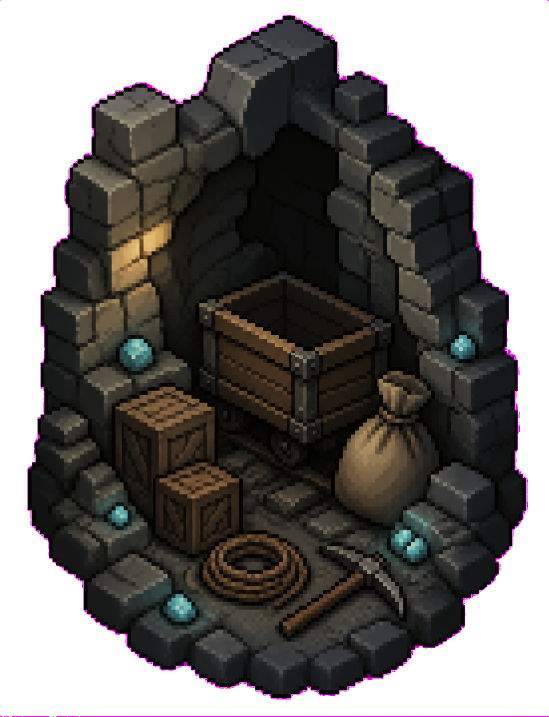
#> input picture dev_assets/source_images/rogue_supply/supply_tableau_approved_alpha.png, 1098 x 1433 px (shown at 1/2 size)
$ python process_rogue_supply_assets.py
#> lines starting #> are read from the running program, lines starting #| are printed output that depends on the picture; after the words box and inside, x2 and y2 are one past the last pixel; in counts of white or black regions, pixels touching at a corner belong together
#!/usr/bin/env python3
"""Deterministically build the Rogue supply-node production textures.

The native-transparent ImageGen sources are retained under dev_assets. The
production assets intentionally use a small logical canvas and nearest-neighbour
upscale so the result stays chunky instead of drifting back toward dense UI art.
"""

from __future__ import annotations

import hashlib
import json
from pathlib import Path

from PIL import Image


PROJECT_ROOT = Path(__file__).resolve().parents[1]
SOURCE_DIR = PROJECT_ROOT / "dev_assets/source_images/rogue_supply"
REPORT_PATH = PROJECT_ROOT / "dev_tools/output/rogue_supply/asset_manifest.json"
SUPPLY_TEXTURE_DIR = PROJECT_ROOT / "resources/texture/rogue_route/supply"
COLLECTIBLE_TEXTURE_DIR = PROJECT_ROOT / "resources/texture/collectibles"

PANEL_LOGICAL_SIZE = (130, 37)
PANEL_SIZE = (520, 148)
TABLEAU_LOGICAL_SIZE = (122, 159)
TABLEAU_SIZE = (366, 478)


def _sha256(path: Path) -> str:
    digest = hashlib.sha256()
    with path.open("rb") as handle:
        for chunk in iter(lambda: handle.read(1024 * 1024), b""):
            digest.update(chunk)
    return digest.hexdigest()


def _normalize_alpha(image: Image.Image) -> Image.Image:
    rgba = image.convert("RGBA")
    cleaned: list[tuple[int, int, int, int]] = []
    for red, green, blue, alpha in rgba.getdata():
        if alpha < 127:
            cleaned.append((0, 0, 0, 0))
        else:
            cleaned.append((red, green, blue, 255))
    rgba.putdata(cleaned)
    return rgba


def _load_transparent(path: Path) -> Image.Image:
    image = Image.open(path).convert("RGBA")
#> image is the input picture: PIL image 1098x1433 RGBA; mean R, G, B, A 29.3, 26.1, 24.1, 166.1
    if image.getchannel("A").getextrema()[0] == 255:
        raise ValueError(f"ImageGen source must have a native transparent background: {path}")
    return _normalize_alpha(image)
#> the loop in _normalize_alpha, `for red, green, blue, alpha in rgba.getdata():` made 1573434 passes
#> (red, green, blue, alpha) on passes 1 to 3: (240, 16, 238, 255), (248, 13, 246, 255), (0, 0, 0, 0)
#> after the loop in _normalize_alpha, `for red, green, blue, alpha in rgba.getdata():`: cleaned = 1573434 items


def _quantize_rgb(image: Image.Image, color_count: int) -> Image.Image:
    return image.convert("RGB").quantize(
        colors=color_count,
        method=Image.Quantize.MEDIANCUT,
        dither=Image.Dither.NONE,
    ).convert("RGB")


def _quantize_rgba(image: Image.Image, color_count: int) -> Image.Image:
    source = _normalize_alpha(image)
    alpha = source.getchannel("A")
    quantized = _quantize_rgb(source, color_count).convert("RGBA")
    quantized.putalpha(alpha)
    return _normalize_alpha(quantized)


def _fit_alpha_subject(
    image: Image.Image,
    canvas_size: tuple[int, int],
    padding: int,
) -> Image.Image:
#> called with canvas_size = (122, 159), padding = 3
    source = _normalize_alpha(image)
#> the loop in _normalize_alpha (call 2), `for red, green, blue, alpha in rgba.getdata():` made 1573434 passes
    bbox = source.getchannel("A").getbbox()
#> bbox = (0, 0, 1098, 1433)
    if bbox is None:
        raise ValueError("transparent source has no subject")
    subject = source.crop(bbox)
    available_width = canvas_size[0] - padding * 2
    available_height = canvas_size[1] - padding * 2
    fit_scale = min(
        available_width / subject.width,
        available_height / subject.height,
    )
#> fit_scale = 0.106
    fitted_size = (
        max(1, round(subject.width * fit_scale)),
        max(1, round(subject.height * fit_scale)),
    )
#> fitted_size = (116, 151)
    subject = subject.resize(fitted_size, Image.Resampling.NEAREST)
    canvas = Image.new("RGBA", canvas_size, (0, 0, 0, 0))
#> canvas: PIL image 122x159 RGBA; every value is 0
    canvas.alpha_composite(
        subject,
        (
            (canvas_size[0] - subject.width) // 2,
            (canvas_size[1] - subject.height) // 2,
        ),
    )
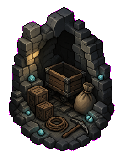
#> canvas: PIL image 122x159 RGBA; mean R, G, B, A 26.2, 23.7, 21.6, 149.7; transparent parts drawn white
    return canvas


def _build_tableau() -> Path:
    source_path = SOURCE_DIR / "supply_tableau_approved_alpha.png"
    source = _load_transparent(source_path)
    if source.size != (1098, 1433):
        raise ValueError(f"unexpected tableau source size: {source.size}")
    logical = _fit_alpha_subject(source, TABLEAU_LOGICAL_SIZE, padding=3)
    logical = _quantize_rgba(logical, color_count=20)
#> in _quantize_rgba, `alpha = source.getchannel("A")`:
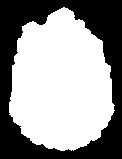
#> alpha: PIL image 122x159 L; 58.7% white; 1 black region, box (x1, y1, x2, y2) and area: (0, 0, 122, 159) 8007
#> in _quantize_rgba, `quantized.putalpha(alpha)`:
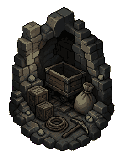
#> quantized: PIL image 122x159 RGBA; mean R, G, B, A 25.2, 23.8, 20.9, 149.7; transparent parts drawn white
    scaled = logical.resize((366, 477), Image.Resampling.NEAREST)
    canvas = Image.new("RGBA", TABLEAU_SIZE, (0, 0, 0, 0))
#> canvas: PIL image 366x478 RGBA; every value is 0
    canvas.alpha_composite(scaled, (0, 0))

    output_path = SUPPLY_TEXTURE_DIR / "supply_tableau.png"
    canvas.save(output_path, optimize=False)
    return output_path


def _build_panel() -> Path:
    source_path = SOURCE_DIR / "supply_choice_panel_shared_alpha.png"
    source = _load_transparent(source_path)
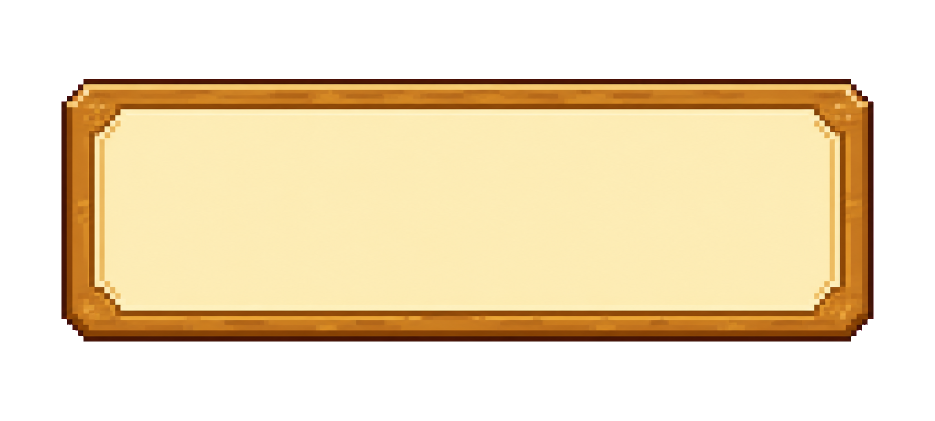
#> input picture dev_assets/source_images/rogue_supply/supply_choice_panel_shared_alpha.png, 1870 x 841 px (shown at 1/2 size)
#> in _load_transparent, image is the input picture: PIL image 1870x841 RGBA; mean R, G, B, A 122.2, 104.7, 72.3, 137.4
    bbox = source.getchannel("A").getbbox()
#> bbox = (123, 158, 1747, 683)
    if bbox is None:
        raise ValueError("shared panel source has no subject")
    subject = source.crop(bbox)
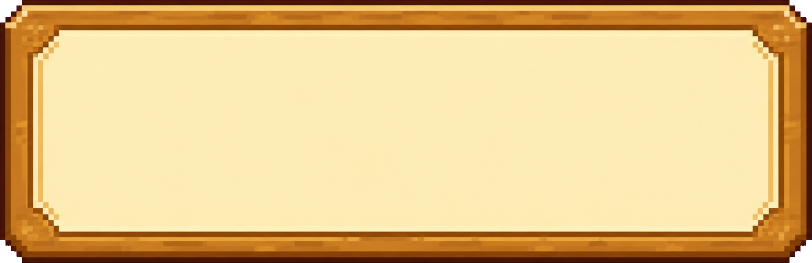
#> subject: PIL image 1624x525 RGBA (shown at 1/2 size); mean R, G, B, A 225.3, 193.1, 133.4, 253.5; transparent parts drawn white
    logical = subject.resize(PANEL_LOGICAL_SIZE, Image.Resampling.NEAREST)
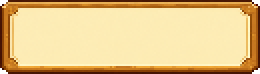
#> logical: PIL image 130x37 RGBA (shown 2 times larger); mean R, G, B, A 225.4, 194.4, 135.5, 253.3; transparent parts drawn white
    logical = _quantize_rgba(logical, color_count=12)
#> in _quantize_rgba (call 2), `alpha = source.getchannel("A")`: alpha: PIL image 130x37 L; 99.3% white; 4 black regions (4 under 20 px)
    canvas = logical.resize(PANEL_SIZE, Image.Resampling.NEAREST)
#> canvas: PIL image 520x148 RGBA

    output_path = SUPPLY_TEXTURE_DIR / "supply_choice_panel.png"
    canvas.save(output_path, optimize=False)
    return output_path


def _build_envelope() -> Path:
    source_path = SOURCE_DIR / "flying_envelope_approved_32.png"
    source = _load_transparent(source_path)
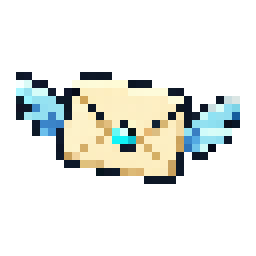
#> input picture dev_assets/source_images/rogue_supply/flying_envelope_approved_32.png, 32 x 32 px (shown 8 times larger)
#> in _load_transparent, image is the input picture: PIL image 32x32 RGBA; mean R, G, B, A 42.1, 44.6, 40.3, 65
    if source.size != (32, 32):
        raise ValueError(f"unexpected envelope production size: {source.size}")
    output_path = COLLECTIBLE_TEXTURE_DIR / "flying_envelope.png"
    source.save(output_path, optimize=False)
    return output_path


def _write_manifest(outputs: list[Path]) -> None:
    inputs = [
        SOURCE_DIR / "supply_tableau_approved_alpha.png",
        SOURCE_DIR / "supply_choice_panel_shared_alpha.png",
        SOURCE_DIR / "flying_envelope_approved_32.png",
    ]
    payload = {
        "pipeline": "built-in ImageGen native transparent source -> low-resolution palette reduction -> nearest 4x/3x upscale",
        "processing_script_sha256": _sha256(Path(__file__)),
        "grid_review": (
            "The generated sources were inspected manually after pixel_grid_analyzer. "
            "The user explicitly requested lower pixel density without voxelizing the "
            "scene. The user then explicitly selected the final ruined supply-cache "
            "tableau, which uses a 122x159 logical canvas, while the "
            "shared card uses 130x37. The user explicitly approved the first flying-envelope "
            "source; it uses the project crop tool directly at 32x32 after manual review."
        ),
        "inputs": {
            str(path.relative_to(PROJECT_ROOT)).replace("\\", "/"): _sha256(path)
            for path in inputs
        },
        "outputs": {
            str(path.relative_to(PROJECT_ROOT)).replace("\\", "/"): {
                "sha256": _sha256(path),
                "size": list(Image.open(path).size),
            }
            for path in outputs
        },
    }
    REPORT_PATH.parent.mkdir(parents=True, exist_ok=True)
    REPORT_PATH.write_text(
        json.dumps(payload, ensure_ascii=False, indent=2) + "\n",
        encoding="utf-8",
    )


def main() -> None:
    SUPPLY_TEXTURE_DIR.mkdir(parents=True, exist_ok=True)
    COLLECTIBLE_TEXTURE_DIR.mkdir(parents=True, exist_ok=True)
    outputs = [_build_tableau(), _build_panel()]
    outputs.append(_build_envelope())
    _write_manifest(outputs)


if __name__ == "__main__":
    main()
